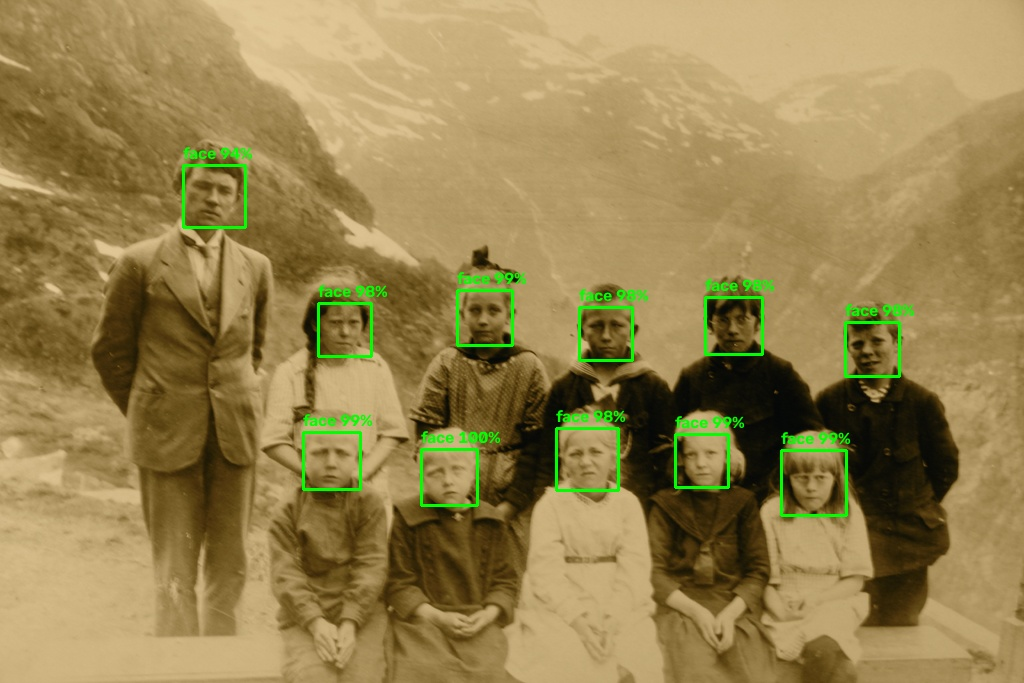
#> input picture detections.jpg, 1024 x 683 px
$ python -i train_face_detector.py   (imports and definitions only)
#> lines starting #> are read from the running program, lines starting #| are printed output that depends on the picture
#> further down, picture is the input picture: shape (683, 1024, 3); mean B, G, R 79.5, 131.3, 150.7
"""Train an LBPH-style + SVM binary face detector from YOLO annotations.

The Face Detection Dataset has one class (``Human face``) and YOLO labels.
This script turns annotated face boxes into positive patches and samples patches
that do not overlap any annotation as negatives.  It then uses local binary
pattern histograms as features and trains a linear SVM with labels:

    1 = face, 0 = background / not a face

No identity label and no Haar cascade is used.
"""

from __future__ import annotations

import argparse
import json
from pathlib import Path

import cv2
import joblib
import numpy as np
from sklearn.calibration import CalibratedClassifierCV
from sklearn.metrics import classification_report, confusion_matrix
from sklearn.svm import LinearSVC


PATCH_SIZE = 64
# A 2x2 grid gives 1,024 features per patch.  The original 4x4 grid produced
# 4,096 features and exhausts memory when all annotated faces are loaded.
GRID_SIZE = 2
RANDOM_SEED = 42


# [28 lines left out: functions read_yolo_boxes, iou, not called in this run]


def prepare_patch(image: np.ndarray) -> np.ndarray:
    gray = cv2.cvtColor(image, cv2.COLOR_BGR2GRAY) if image.ndim == 3 else image
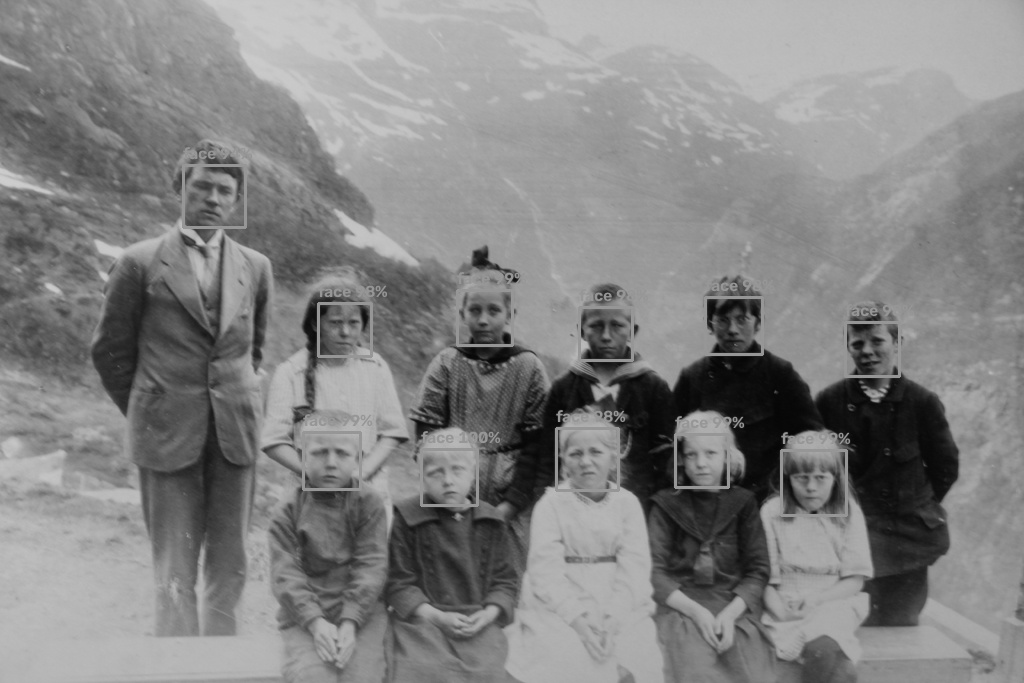
#> gray: shape (683, 1024); min 3, max 207, mean 131.1
    gray = cv2.resize(gray, (PATCH_SIZE, PATCH_SIZE), interpolation=cv2.INTER_AREA)
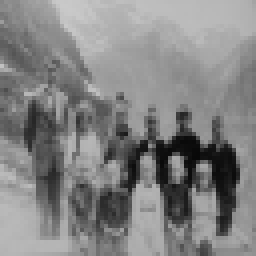
#> gray: shape (64, 64) (shown 4 times larger); min 8, max 201, mean 131.1
    return cv2.equalizeHist(gray)
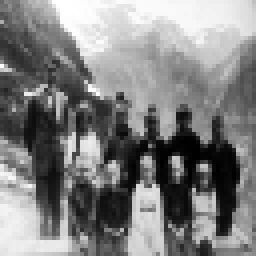
#> returned value: shape (64, 64) (shown 4 times larger); min 0, max 255, mean 128.4


# [160 lines left out: functions lbp_code_image, lbph_feature, random_negative_boxes, make_samples, main, not called in this run]


# [2 lines not run here, left out]

>>> import cv2
>>> picture = cv2.imread('detections.jpg')
>>> result = prepare_patch(picture)
